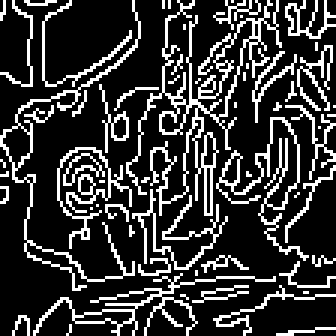
#> input picture gravity_falls_dataset/processed/puzzle_2x2/image_103_piece_4.png, 112 x 112 px, found by its file name (shown 3 times larger); its folder holds only this picture in this run
$ jupyter execute sample_backgroundRemoval.ipynb   (older library calls are emulated)
#> lines starting #> are read from the running program, lines starting #| are printed output that depends on the picture; after the words box and inside, x2 and y2 are one past the last pixel; in counts of white or black regions, pixels touching at a corner belong together
[cell 1]
import cv2
import matplotlib.pyplot as plt
from pathlib  import Path
import numpy as np
import os

[cell 2]
# read images
image_folder = "gravity_falls_dataset/puzzle_2x2"
image_files = sorted(os.listdir(image_folder))  # optional: sort for consistent IDs

images = []
for file in image_files:
    path = os.path.join(image_folder, file)
    img = cv2.imread(path)
#> img is the input picture: shape (112, 112, 3); 21.4% white in thin lines or dots
    if img is not None:
        images.append(img)

[cell 3]
def show_two_images(img, diagnosed_img, i):
    plt.figure(figsize=(8,4))

    # First image
    plt.subplot(1, 2, 1)
    plt.imshow(img[..., ::-1])  # BGR → RGB if using OpenCV
    plt.title(f"Image {i+1}")
    plt.axis("off")

    # Second image
    plt.subplot(1, 2, 2)
    plt.imshow(diagnosed_img[..., ::-1])
    plt.title(f"Diagnosed Image {i+1}")
    plt.axis("off")

    plt.tight_layout()
    plt.show()

[cell 4]
#output of step 1 will be stored in denoised images[]
denoised_images = []

[cell 5]
# bilateral filter denoising and display
for i, img in enumerate(images):
    if i == 5:
        break
    denoised = cv2.bilateralFilter(img, 5, 75, 75)
    denoised_images.append(denoised)
    show_two_images(img, denoised, i)
#> this loop made 1 pass
#> after the loop, denoised_images = 1 item

[cell 6]
# Median filter denoising and display
for i, img in enumerate(images):
    if i == 5:
        break
    denoised = cv2.medianBlur(img, 3)
    denoised_images.append(denoised)
    show_two_images(img, denoised, i)
#> after the loop, denoised_images = 2 items

[cell 7]
#gaussian filter
for i, img in enumerate(images):
    if i == 5:
        break
    denoised = cv2.GaussianBlur(img, (3, 3), 0)
    denoised_images.append(denoised)
    denoised_images.append(denoised)
#> this loop made 1 pass
#> pass 1, `denoised = cv2.GaussianBlur(img, (3, 3), 0)`:
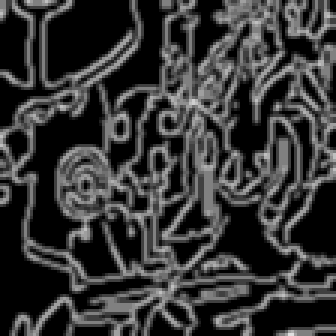
#> denoised: shape (112, 112, 3) (shown 3 times larger); min 0, max 223, mean 54.9
#> after the loop, denoised_images = 4 items

step 2 Image Enhancement

[cell 8]
#converting from bgr to grey scale because some filters can use only grey scale
lab_images = []

for i, denoised in enumerate(denoised_images):
    if i == 5:
        break
    #convert from bgr to lab
    lab = cv2.cvtColor(denoised, cv2.COLOR_BGR2LAB)
    L, A, B = cv2.split(lab)
    lab_images.append((L, A, B))
#> this loop made 4 passes
#> lab: shape (112, 112, 3); mean of channels 0, 1, 2 58.4, 128, 128
#> after the loop, lab_images = 4 items

Contrast:

[cell 9]
#option 1 in contrast enhancement(on grey scale) using the clahe algorithms L only because L is just the intenisty of the img
clahe = cv2.createCLAHE(clipLimit=2.0, tileGridSize=(8,8))
clahe_images = []

for i, (L, A, B) in enumerate(lab_images):
    L_clahe = clahe.apply(L)
    clahe_images.append((L_clahe, A, B))
#> after the loop, clahe_images = 4 items

[cell 10]
#option 2 contrast enhancement using Histogram Equalization on L Channel
he_images = []

for i, (L, A, B) in enumerate(lab_images):
    L_he = cv2.equalizeHist(L)
    he_images.append((L_he, A, B))
#> this loop made 4 passes
#> pass 3, `L_he = cv2.equalizeHist(L)`:
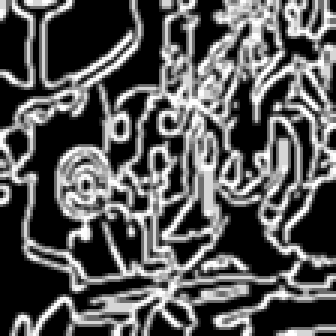
#> L_he: shape (112, 112) (shown 3 times larger); min 0, max 255, mean 89.4
#> after the loop, he_images = 4 items

[cell 11]
#Gamma correction → adjusts overall brightness/midtone, may make edges more visible
def apply_gamma(L, gamma=1.2):
    # Normalize to [0,1], apply gamma, scale back to [0,255]
#> called with gamma = 1.2
    L_float = L / 255.0
    L_gamma = np.power(L_float, 1.0 / gamma) * 255.0
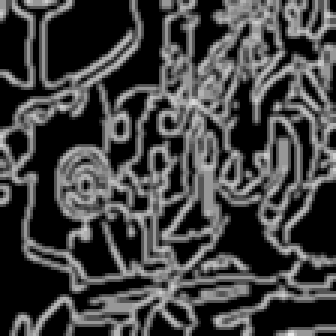
#> L_gamma: shape (112, 112) float64 (shown 3 times larger); min 0, max 231.4, mean 67.7
    return L_gamma.astype(np.uint8)

[cell 12]
#apply gamma correction

L = apply_gamma(L, gamma=1.2)  # adjust gamma as needed

Edge enhacement:

[cell 13]
enhanced_images = []

[cell 14]
#option 1 in edge enhancement
for i, (L, A, B) in enumerate(clahe_images):
    if i == 5:
        break

    # --- Sharpen (Unsharp Mask) ---
    #edge extraction
    blur = cv2.GaussianBlur(L, (0, 0), sigmaX=1.2)
    detail = cv2.subtract(L, blur)
    L_sharp = cv2.add(L, detail)

    # Merge back to LAB
    enhanced_lab = cv2.merge([L_sharp, A, B])
    enhanced_bgr = cv2.cvtColor(enhanced_lab, cv2.COLOR_LAB2BGR)

    #store the imgs
    enhanced_images.append(enhanced_bgr)
    # Show input denoised vs enhanced
    show_two_images(denoised_images[i], enhanced_bgr, i)
#> this loop made 4 passes
#> pass 1, `blur = cv2.GaussianBlur(L, (0, 0), sigmaX=1.2)`:
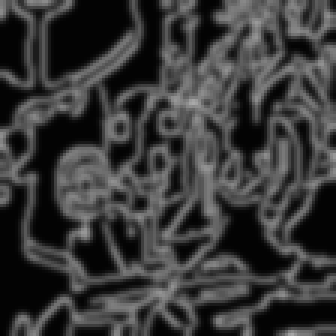
#> blur: shape (112, 112) (shown 3 times larger); min 3, max 169, mean 57.2
#> after the loop: enhanced_lab: shape (112, 112, 3); mean of channels 0, 1, 2 94.1, 128, 128
#> after the loop, enhanced_images = 4 items

[cell 15]
#option 2 in edge enhancement
for i, (L, A, B) in enumerate(he_images):
    if i == 5:
        break

    # Laplacian sharpening
    lap = cv2.Laplacian(L, cv2.CV_64F)
    L_sharp = cv2.add(L, cv2.convertScaleAbs(lap))

    # Merge back LAB
    enhanced_lab = cv2.merge([L_sharp, A, B])
    enhanced_bgr = cv2.cvtColor(enhanced_lab, cv2.COLOR_LAB2BGR)
     #store the imgs
    enhanced_images.append(enhanced_bgr)
    # Show original denoised vs enhanced
    show_two_images(denoised_images[i], enhanced_bgr, i)
#> this loop made 4 passes
#> pass 1, `lap = cv2.Laplacian(L, cv2.CV_64F)`:
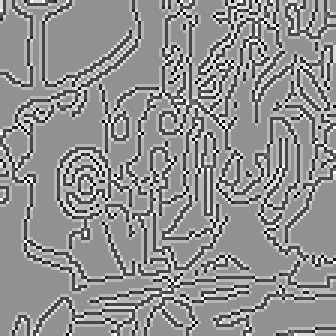
#> lap: shape (112, 112) float64 (shown 3 times larger); min -1020, max 765, mean 0.6; drawn with min black and max white
#> pass 1, `L_sharp = cv2.add(L, cv2.convertScaleAbs(lap))`:
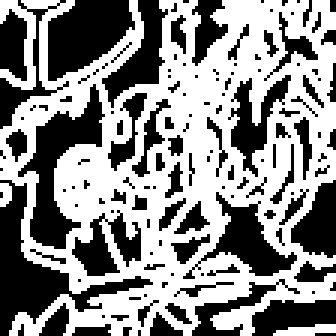
#> L_sharp: shape (112, 112) (shown 3 times larger); 55% white; 138 black regions (101 under 20 px), largest, box (x1, y1, x2, y2) and area: (0, 60, 51, 112) 661, (6, 28, 35, 83) 567, (16, 0, 45, 27) 523
#> after the loop: enhanced_lab: shape (112, 112, 3); mean of channels 0, 1, 2 142.4, 128, 128
#> after the loop:
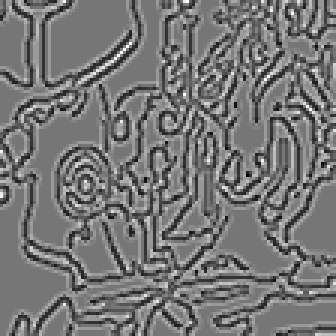
#> lap: shape (112, 112) float64 (shown 3 times larger); min -372, max 427, mean 0.2; drawn with min black and max white
#> after the loop, enhanced_images = 8 items

FUNCTIONS TO EVALUATE:

[cell 16]
def rms_contrast(img):
    gray = cv2.cvtColor(img, cv2.COLOR_BGR2GRAY)
    return np.std(gray)
#High RMS → image has stronger brightness variation → edges and puzzle pieces stand out
#Low RMS → image looks flat

[cell 17]
def edge_strength(img):
    gray = cv2.cvtColor(img, cv2.COLOR_BGR2GRAY)
    edges = cv2.Canny(gray, 50, 150)
    return np.sum(edges > 0)

#More edge pixels → edges are clearer and better for contour extraction
#Too many edges/noisy → sharpening may be too strong

[cell 18]
#to know how i should adjust the gamma in gamma correction
def compute_mean_intensity(img):
    gray = cv2.cvtColor(img, cv2.COLOR_BGR2GRAY)
    return np.mean(gray)
#Check if image is too dark or bright (ideal ~120–150)

[cell 19]
print(f"{'Index':<5} {'RMS':<10} {'EdgePixels':<12} {'MeanIntensity':<12}")
for i, img in enumerate(enhanced_images):
    rms = rms_contrast(img)
    edges = edge_strength(img)
    mean_int = compute_mean_intensity(img)


    print(f"{i:<5} {rms:<10.2f} {edges:<12} {mean_int:<12.2f}")
#> this loop made 8 passes
#> (rms, edges, mean_int) on passes 1 to 8: (103, 3045, 57.81), (65.79, 1519, 22.63), (93.08, 3888, 91.89), (93.08, 3888, 91.89), (126.9, 2773, 140.2), (106, 2289, 56.66), (98.21, 3579, 139.3), (98.21, 3579, 139.3)
#| 0     103.01     3045         57.81
#| 1     65.79      1519         22.63
#| 2     93.08      3888         91.89
#| 3     93.08      3888         91.89
#| 4     126.87     2773         140.21
#| 5     106.01     2289         56.66
#| 6     98.21      3579         139.29
#| 7     98.21      3579         139.29
#> pass 1, in edge_strength, `edges = cv2.Canny(gray, 50, 150)`:
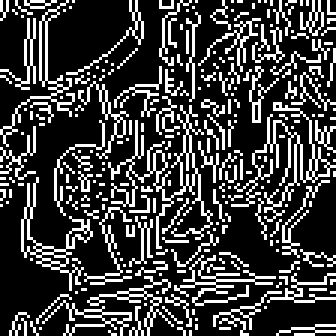
#> edges: shape (112, 112) (shown 3 times larger); 24.3% white in thin lines or dots

Background Removal

[cell 20]
def remove_background_enhanced(img, thresh_val=127, already_gray=False):
    if not already_gray:
        gray = cv2.cvtColor(img, cv2.COLOR_BGR2GRAY)
    else:
        # If image is BGR but already grayscale-like, just take one channel
        gray = img[..., 0]

    _, mask = cv2.threshold(gray, thresh_val, 255, cv2.THRESH_BINARY)

    # Ensure foreground is white
    if np.mean(mask) < 127:
        mask = cv2.bitwise_not(mask)

    mask3 = cv2.cvtColor(mask, cv2.COLOR_GRAY2BGR)
    result = cv2.bitwise_and(img, mask3)

    return mask, result
background_removed_images = []

for i, img in enumerate(enhanced_images[:5]):
    mask, result = remove_background_enhanced(img, thresh_val=127, already_gray=True)
    background_removed_images.append(result)
    show_two_images(img, result, i)
#> this loop made 5 passes
#> pass 2, in show_two_images (call 12), `plt.show()`:
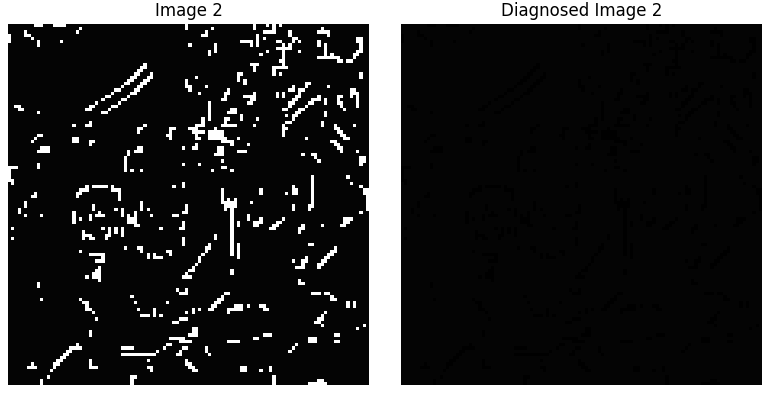
#> figure drawn by matplotlib, 2 panels
#> after the loop, background_removed_images = 5 items

[cell 21]
def convert_to_black_white(img, thresh_val=127, already_gray=True):

    if already_gray:
        gray = img[..., 0]  # take one channel
    else:
        gray = cv2.cvtColor(img, cv2.COLOR_BGR2GRAY)

    # Apply binary threshold
    _, bw = cv2.threshold(gray, thresh_val, 255, cv2.THRESH_BINARY)

    # Optional: invert if foreground is black
    if np.mean(bw) < 127:
        bw = cv2.bitwise_not(bw)

    # Convert to 3-channel BGR for consistency with your pipeline
    bw_bgr = cv2.cvtColor(bw, cv2.COLOR_GRAY2BGR)
    return bw_bgr

bw_images = []

for i, img in enumerate(enhanced_images[:5]):
    bw = convert_to_black_white(img, thresh_val=137, already_gray=True)
    bw_images.append(bw)
    show_two_images(img, bw, i)
#> this loop made 5 passes
#> pass 3, in convert_to_black_white (call 3), `_, bw = cv2.threshold(gray, thresh_val, 255, cv2.THRESH_BINARY)`:
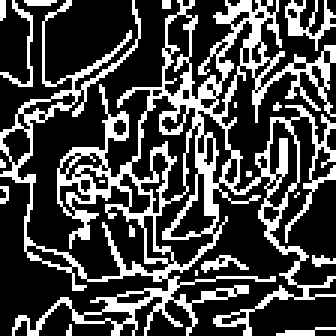
#> bw: shape (112, 112) (shown 3 times larger); 28.2% white in thin lines or dots
#> after the loop, bw_images = 5 items

[cell 22]
def convert_to_bw_opening(img, thresh_val=127, already_gray=True, kernel_size=3):

    # Step 1: take grayscale-like channel
    gray = img[..., 0] if already_gray else cv2.cvtColor(img, cv2.COLOR_BGR2GRAY)

    # Step 2: binary threshold
    _, bw = cv2.threshold(gray, thresh_val, 255, cv2.THRESH_BINARY)

    # Step 3: invert if foreground is black
    if np.mean(bw) < 127:
        bw = cv2.bitwise_not(bw)

    # Step 4: morphological opening to remove small white noise
    kernel = cv2.getStructuringElement(cv2.MORPH_RECT, (kernel_size, kernel_size))
    bw_clean = cv2.morphologyEx(bw, cv2.MORPH_OPEN, kernel)

    # Step 5: convert back to BGR if needed
    bw_bgr = cv2.cvtColor(bw_clean, cv2.COLOR_GRAY2BGR)

    return bw_bgr

bw_clean_images = []

for i, img in enumerate(enhanced_images[:5]):
    bw_clean = convert_to_bw_opening(img, thresh_val=115, already_gray=True, kernel_size=3)
    bw_clean_images.append(bw_clean)
    show_two_images(img, bw_clean, i)
#> after the loop, bw_clean_images = 5 items

[cell 23]
def prepare_for_segmentation(img, thresh_val=127, already_gray=True,
                             opening_kernel=3, closing_kernel=3):

    # Step 1: get intensity channel
    gray = img[..., 0] if already_gray else cv2.cvtColor(img, cv2.COLOR_BGR2GRAY)

    # Step 2: binary threshold
    _, bw = cv2.threshold(gray, thresh_val, 255, cv2.THRESH_BINARY)

    # Step 3: ensure foreground is white
    if np.mean(bw) < 127:
        bw = cv2.bitwise_not(bw)

    # Step 4: morphological opening → remove small white noise
    if opening_kernel > 0:
        kernel = cv2.getStructuringElement(cv2.MORPH_RECT, (opening_kernel, opening_kernel))
        bw = cv2.morphologyEx(bw, cv2.MORPH_OPEN, kernel)

    # Step 5: morphological closing → fill small black holes in objects
    if closing_kernel > 0:
        kernel = cv2.getStructuringElement(cv2.MORPH_RECT, (closing_kernel, closing_kernel))
        bw = cv2.morphologyEx(bw, cv2.MORPH_CLOSE, kernel)

    # Step 6: convert to BGR for consistency
    bw_bgr = cv2.cvtColor(bw, cv2.COLOR_GRAY2BGR)

    return bw_bgr

segmentation_ready_images = []

for i, img in enumerate(enhanced_images[:5]):
    bw_clean = prepare_for_segmentation(img, thresh_val=127, already_gray=True,
                                        opening_kernel=3, closing_kernel=3)
    segmentation_ready_images.append(bw_clean)
    show_two_images(img, bw_clean, i)
#> after the loop, segmentation_ready_images = 5 items

$ run again, on gravity_falls_dataset/processed/puzzle_2x2/image_12_piece_3.png
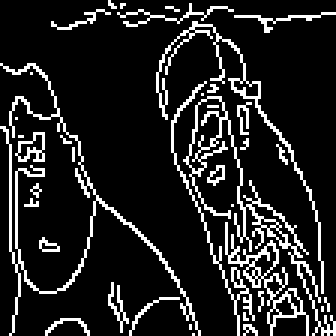
#> input picture gravity_falls_dataset/processed/puzzle_2x2/image_12_piece_3.png, 112 x 112 px, found by its file name (shown 3 times larger)
#> img is the input picture: shape (112, 112, 3); 13.6% white in thin lines or dots
#> the loop `for i, img in enumerate(images):` made 1 pass
#> after the loop `for i, img in enumerate(images):`: denoised_images = 1 item
#> after the loop `for i, img in enumerate(images):`: denoised_images = 2 items
#> after the loop `for i, img in enumerate(images):`: denoised_images = 4 items
#> the loop `for i, denoised in enumerate(denoised_images):` made 4 passes
#> the loop `for i, (L, A, B) in enumerate(lab_images):` made 4 passes
#> the loop `for i, (L, A, B) in enumerate(clahe_images):` made 4 passes
#> the loop `for i, (L, A, B) in enumerate(he_images):` made 4 passes
#> after the loop `for i, (L, A, B) in enumerate(he_images):`:
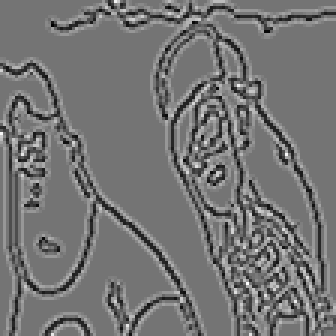
#> lap: shape (112, 112) float64 (shown 3 times larger); min -340, max 407, mean 0.2; drawn with min black and max white
#> after the loop `for i, (L, A, B) in enumerate(he_images):`: enhanced_images = 8 items
#> the loop `for i, img in enumerate(enhanced_images):` made 8 passes
#> (rms, edges, mean_int) on passes 1 to 8: (86.1, 1938, 38.2), (55.47, 978, 16.93), (84.92, 2540, 59.73), (84.92, 2540, 59.73), (121.4, 1908, 88.63), (89.93, 1441, 37.12), (100.5, 2368, 87.2), (100.5, 2368, 87.2)
#> (printed output is left out)
#> the loop `for i, img in enumerate(enhanced_images[:5]):` made 5 passes
#> after the loop `for i, img in enumerate(enhanced_images[:5]):`: background_removed_images = 5 items
#> the loop `for i, img in enumerate(enhanced_images[:5]):` made 5 passes
#> pass 3, in convert_to_black_white (call 3), `_, bw = cv2.threshold(gray, thresh_val, 255, cv2.THRESH_BINARY)`:
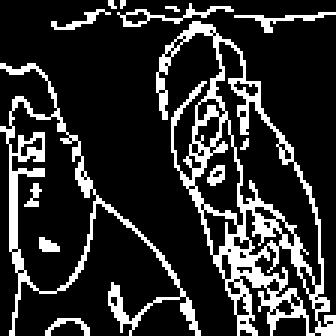
#> bw: shape (112, 112) (shown 3 times larger); 18.5% white in thin lines or dots

$ run again, on gravity_falls_dataset/processed/puzzle_2x2/image_14_piece_1.png
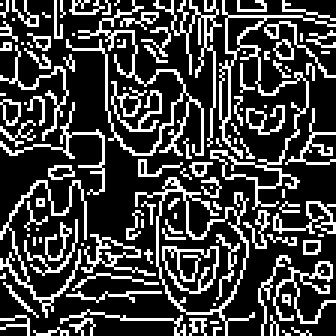
#> input picture gravity_falls_dataset/processed/puzzle_2x2/image_14_piece_1.png, 112 x 112 px, found by its file name (shown 3 times larger)
#> img is the input picture: shape (112, 112, 3); 25.4% white in thin lines or dots
#> the loop `for i, img in enumerate(images):` made 1 pass
#> after the loop `for i, img in enumerate(images):`: denoised_images = 1 item
#> after the loop `for i, img in enumerate(images):`: denoised_images = 2 items
#> after the loop `for i, img in enumerate(images):`: denoised_images = 4 items
#> the loop `for i, denoised in enumerate(denoised_images):` made 4 passes
#> the loop `for i, (L, A, B) in enumerate(lab_images):` made 4 passes
#> the loop `for i, (L, A, B) in enumerate(clahe_images):` made 4 passes
#> the loop `for i, (L, A, B) in enumerate(he_images):` made 4 passes
#> after the loop `for i, (L, A, B) in enumerate(he_images):`: enhanced_images = 8 items
#> the loop `for i, img in enumerate(enhanced_images):` made 8 passes
#> (rms, edges, mean_int) on passes 1 to 8: (109.2, 3481, 67.63), (69.72, 1956, 25.15), (91.94, 4427, 107.5), (91.94, 4427, 107.5), (121.3, 2977, 166.9), (111.6, 2740, 65.84), (88.87, 3940, 162.3), (88.87, 3940, 162.3)
#> (printed output is left out)
#> the loop `for i, img in enumerate(enhanced_images[:5]):` made 5 passes
#> after the loop `for i, img in enumerate(enhanced_images[:5]):`: background_removed_images = 5 items
#> the loop `for i, img in enumerate(enhanced_images[:5]):` made 5 passes
#> pass 3, in convert_to_black_white (call 3), `_, bw = cv2.threshold(gray, thresh_val, 255, cv2.THRESH_BINARY)`:
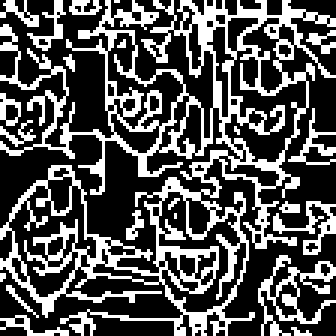
#> bw: shape (112, 112) (shown 3 times larger); 33.1% white in thin lines or dots
